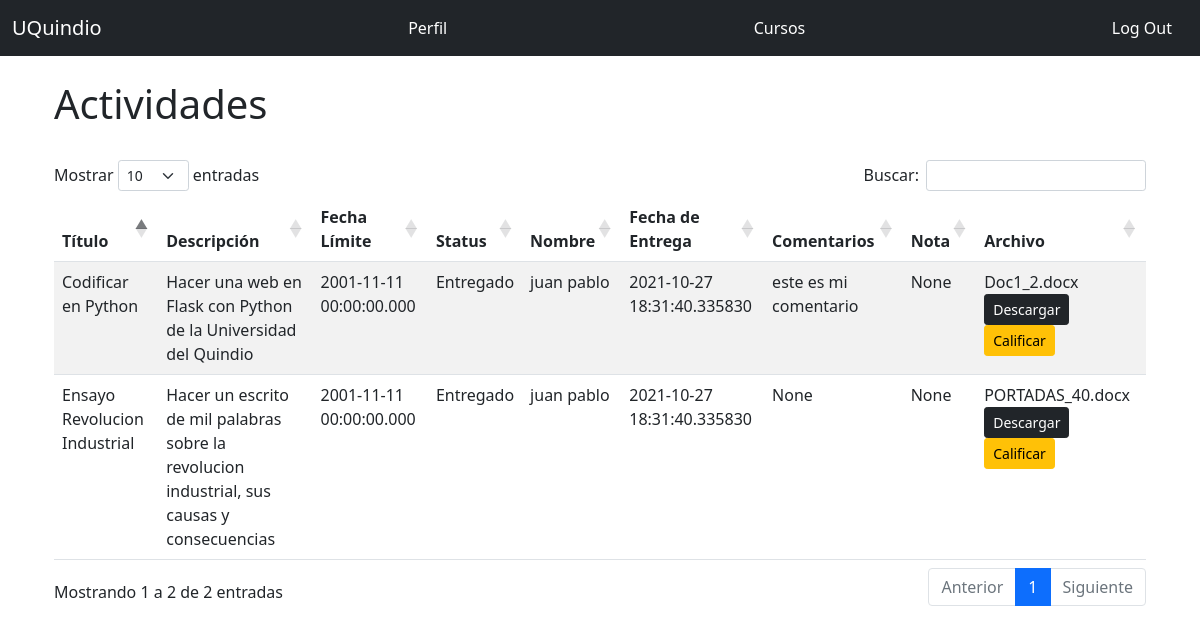
/teacher/activities/2/1 (signed in), run on an earlier commit of the app's database.
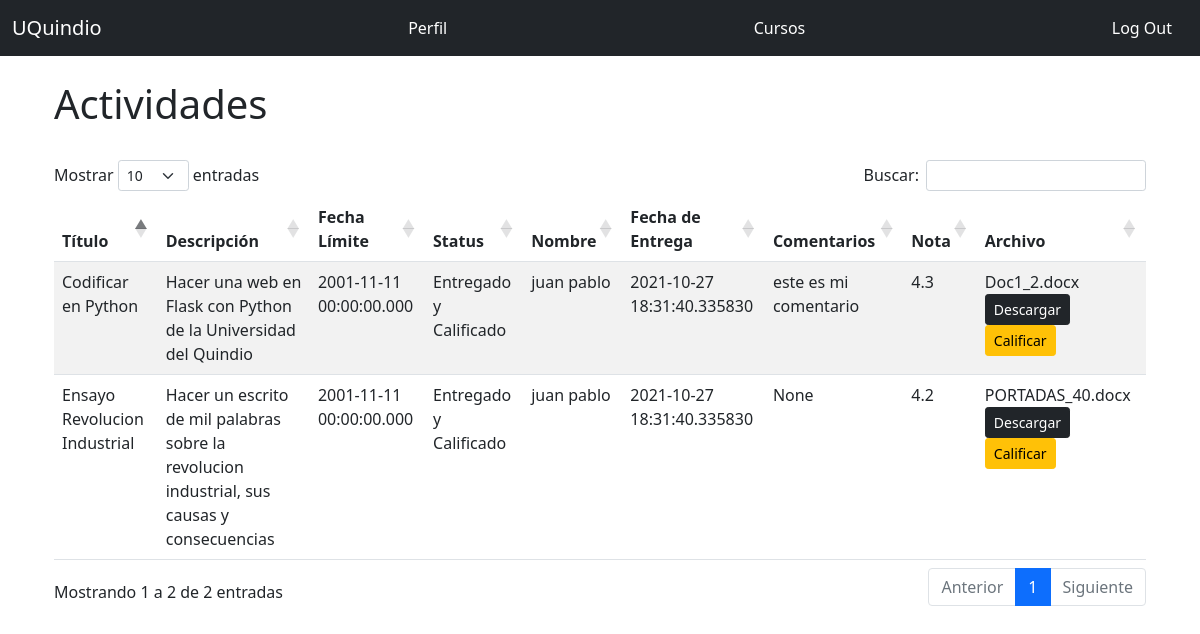
And on a later commit of the database.
### app.py (models this page shows, shortened)
class Homework(db.Model):
    __tablename__ = 'homework'
    id = db.Column(db.Integer, primary_key = True)
    title = db.Column(db.String(128))
    description = db.Column(db.Text)
    limit_date = db.Column(db.DateTime, default=datetime.utcnow)
    status = db.Column(db.String)
    student_comment = db.Column(db.Text)
    grade = db.Column(db.DECIMAL(5,2))
    date_sent = db.Column(db.DateTime)
    file_url = db.Column(db.String)
    enrollment_id = db.Column(db.Integer, db.ForeignKey('enrollment.id'))

class User(UserMixin, db.Model):
    __tablename__ = 'students'
    id = db.Column(db.Integer, primary_key = True)
    email = db.Column(db.String(64), unique=True, index=True)
    username = db.Column(db.String(64), unique=True, index=True)
    name = db.Column(db.String(64))
    last_name = db.Column(db.String(64))
    cc = db.Column(db.Integer, unique=True, index=True)
    age = db.Column(db.Integer)
    genre = db.Column(db.CHAR)
    password_hash = db.Column(db.String(128))
    role_id = db.Column(db.Integer, db.ForeignKey('roles.id'))
    @property
    def password(self):
        raise AttributeError('password no es un atributo legible')

### app.py (the view)
@app.route('/teacher/activities/<int:teacher_id>/<int:course_id>', methods=['GET', 'POST'])
@login_required
@require_role(role="Teacher")
def teacher_activities(teacher_id, course_id):
    result = db.session.execute('Select teachers.id, courses.name As course_name, courses.code As course_code, courses.id As courses_id, homework.title As homework_title, homework.description As homework_description, homework.student_comment As homework_student_comment, students.name As students_name, students.last_name As students_last_name, homework.limit_date As homework_limit_date, homework.status As homework_status, homework.grade As homework_grade, homework.date_sent As homework_date_sent, homework.id As homework_id, homework.file_url As homework_file_url From enrollment Inner Join courses On courses.id = enrollment.course_id Inner Join homework On enrollment.id = homework.enrollment_id Inner Join teachers On teachers.id = courses.teacher_id Inner Join students On students.id = enrollment.student_id Where teachers.id = :val And courses.id = :val2', {'val': teacher_id, 'val2': course_id})
    return render_template('teacher_activities.html', result=result, teacher_id=teacher_id, course_id=course_id)

### app.py (called while the page is built)
def require_role(role):
    def decorator(func):
        @wraps(func)
        def wrapped_function(*args, **kwargs):
            if not session['account_type'] == role:
                return redirect("/404")
            else:
                return func(*args, **kwargs)
        return wrapped_function
    return decorator

@login_manager.user_loader
def load_user(user_id):
    if session['account_type'] == 'Student':
        return User.query.get(int(user_id))
    elif session['account_type'] == 'Teacher':
        return Teacher.query.get(int(user_id))
    else:
      return None

### templates/teacher_activities.html (shortened to what this page needs)
{% extends "base.html" %}
{% block page_content %}
<div class="page-header">
    <h1>Actividades </h1>
</div>
<br/>
    <table id="data" class="table table-striped">
      <thead>
        <tr>
          <th>Título</th>
          <th>Descripción</th>
          <th>Fecha Límite</th>
          <th>Status</th>
          <th>Nombre</th>
          <th>Fecha de Entrega</th>
          <th>Comentarios</th>
          <th>Nota</th>
          <th>Archivo</th>
        </tr>
      </thead>
      <tbody>
        {% for r in result %}
          <tr>
            <td>{{ r.homework_title }}</td>
            <td>{{ r.homework_description }}</td>
            <td>{{ r.homework_limit_date }}</td>
            <td>{{ r.homework_status }}</td>
            <td>{{ r.students_name }} {{ r.students_last_name }}</td>
            <td>{{ r.homework_date_sent }}</td>
            <td>{{ r.homework_student_comment }}</td>
            <td>{{ r.homework_grade}}</td>
            <td>{{ r.homework_file_url}} {% if r.homework_file_url %}
              <a href="{{ url_for('download_file', homework_id=r.homework_id)}}">
                <span class="btn btn-dark btn-sm">Descargar</span>
              </a>
              <a href="{{ url_for('teacher_grade', teacher_id=teacher_id, course_id=course_id, homework_id=r.homework_id) }}">
                <span class="btn btn-warning btn-sm">Calificar</span>
              </a>
              {% endif %}</td>
          </tr>
        {% endfor %}
      </tbody>
    </table>
{% endblock %}

What changed in the data, as far as the page shows it:
changed Homework "Ensayo Revolucion Industrial": homework_status "Entregado" → "Entregado y Calificado"; homework_grade "None" → "4.2"
changed Homework "Codificar en Python": homework_status "Entregado" → "Entregado y Calificado"; homework_grade "None" → "4.3"
